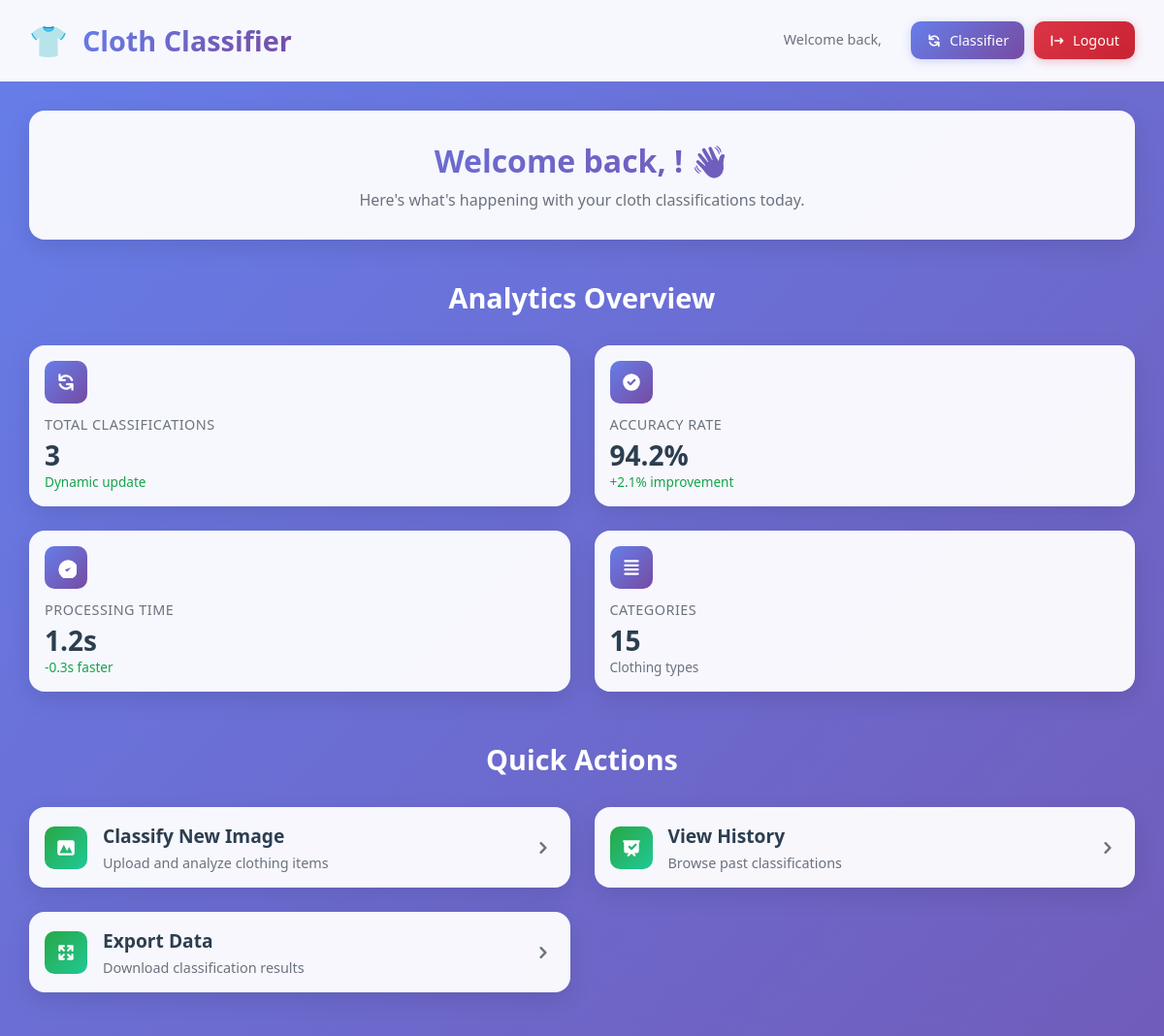
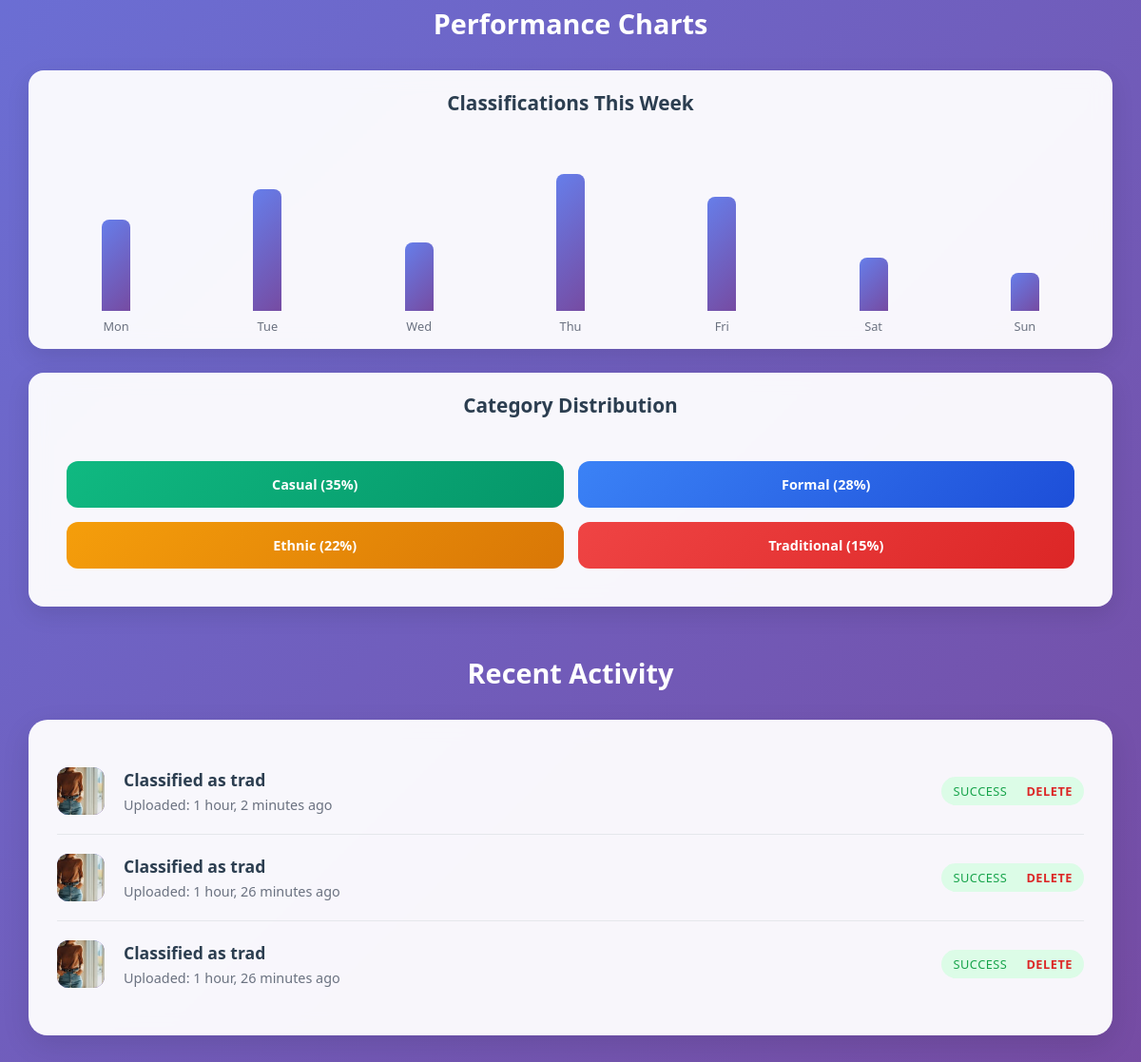
/dashboard/, run on the app's committed database (2 pictures, top to bottom).
### main/models.py (models this page shows, shortened)
class OutfitPrediction(models.Model):
    image = models.ImageField(upload_to="outfits/")
    predicted_class = models.CharField(max_length=100)
    created_at = models.DateTimeField(auto_now_add=True)

### main/views.py (the view)
# urls.py: path("dashboard/", dashboard, name="dashboard"),
def dashboard(request):
    items = OutfitPrediction.objects.order_by("-created_at")
    return render(request, "dashboard.html", {"items": items})

### main/templates/dashboard.html (shortened to what this page needs)
<!DOCTYPE html>
<html lang="en">
<head>
    {% load static %}
    <link rel="stylesheet" href="{% static 'css/style.css' %}">
    <link rel="stylesheet" href="{% static 'css/dashboard.css' %}">
</head>
<body>
    <div class="dashboard-container">
        <header class="dashboard-header">
            <div class="header-content">
                <a href="{% url 'home' %}" class="logo-section" style="text-decoration: none;">
                    <span class="logo-icon">👕</span>
                    <h1>Cloth Classifier</h1>
                </a>
                <div class="user-section">
                    <div class="user-info">
                        <span class="user-greeting">Welcome back,</span>
                    </div>
                    <div class="user-actions">
                        <a href="{% url 'index' %}" class="action-btn">
                            Classifier
                        </a>
                        <a href="{% url 'logout' %}" class="action-btn logout-btn">
                            <svg class="btn-icon" fill="currentColor" viewBox="0 0 20 20">
                                <path fill-rule="evenodd" d="M3 3a1 1 0 00-1 1v12a1 1 0 102 0V4a1 1 0 00-1-1zm10.293 9.293a1 1 0 001.414 1.414l3-3a1 1 0 000-1.414l-3-3a1 1 0 10-1.414 1.414L14.586 9H7a1 1 0 100 2h7.586l-1.293 1.293z" clip-rule="evenodd"></path>
                            </svg>
                            Logout
                        </a>
                    </div>
                </div>
            </div>
        </header>
        <main class="dashboard-main">
            <section class="welcome-section">
                <div class="welcome-content">
                    <h2 class="welcome-title">Welcome back, {{ user.username|title }}! 👋</h2>
                    <p class="welcome-subtitle">Here's what's happening with your cloth classifications today.</p>
                </div>
            </section>
            <section class="stats-section">
                <h2 class="section-title">Analytics Overview</h2>
                <div class="stats-grid">
                    <div class="stat-card">
                        <div class="stat-icon">
                        </div>
                        <div class="stat-content">
                            <h3 class="stat-title">Total Classifications</h3>
                            <p class="stat-value">{{ items|length }}</p>
                            <p class="stat-change positive">Dynamic update</p>
                        </div>
                    </div>
                    <div class="stat-card">
                        <div class="stat-icon">
                            <svg fill="currentColor" viewBox="0 0 20 20">
                                <path fill-rule="evenodd" d="M10 18a8 8 0 100-16 8 8 0 000 16zm3.707-9.293a1 1 0 00-1.414-1.414L9 10.586 7.707 9.293a1 1 0 00-1.414 1.414l2 2a1 1 0 001.414 0l4-4z" clip-rule="evenodd"></path>
                            </svg>
                        </div>
                        <div class="stat-content">
                            <h3 class="stat-title">Accuracy Rate</h3>
                            <p class="stat-value">94.2%</p>
                            <p class="stat-change positive">+2.1% improvement</p>
                        </div>
                    </div>
                    <div class="stat-card">
                        <div class="stat-icon">
                            <svg fill="currentColor" viewBox="0 0 20 20">
                                <path d="M9 12l2 2 4-4m6 2a9 9 0 11-18 0 9 9 0 0118 0z"></path>
                            </svg>
                        </div>
                        <div class="stat-content">
                            <h3 class="stat-title">Processing Time</h3>
                            <p class="stat-value">1.2s</p>
                            <p class="stat-change positive">-0.3s faster</p>
                        </div>
                    </div>
                    <div class="stat-card">
                        <div class="stat-icon">
                            <svg fill="currentColor" viewBox="0 0 20 20">
                                <path fill-rule="evenodd" d="M3 4a1 1 0 011-1h12a1 1 0 110 2H4a1 1 0 01-1-1zm0 4a1 1 0 011-1h12a1 1 0 110 2H4a1 1 0 01-1-1zm0 4a1 1 0 011-1h12a1 1 0 110 2H4a1 1 0 01-1-1zm0 4a1 1 0 011-1h12a1 1 0 110 2H4a1 1 0 01-1-1z" clip-rule="evenodd"></path>
                            </svg>
                        </div>
                        <div class="stat-content">
                            <h3 class="stat-title">Categories</h3>
                            <p class="stat-value">15</p>
                            <p class="stat-change neutral">Clothing types</p>
                        </div>
                    </div>
                </div>
            </section>
            <section class="actions-section">
                <h2 class="section-title">Quick Actions</h2>
                <div class="actions-grid">
                    <a href="{% url 'index' %}" class="action-card">
                        <div class="action-icon">
                            <svg fill="currentColor" viewBox="0 0 20 20">
                                <path fill-rule="evenodd" d="M4 3a2 2 0 00-2 2v10a2 2 0 002 2h12a2 2 0 002-2V5a2 2 0 00-2-2H4zm12 12H4l4-8 3 6 2-4 3 6z" clip-rule="evenodd"></path>
                            </svg>
                        </div>
                        <div class="action-content">
                            <h3>Classify New Image</h3>
                            <p>Upload and analyze clothing items</p>
                        </div>
                        <div class="action-arrow">
                            <svg fill="currentColor" viewBox="0 0 20 20">
                                <path fill-rule="evenodd" d="M7.293 14.707a1 1 0 010-1.414L10.586 10 7.293 6.707a1 1 0 011.414-1.414l4 4a1 1 0 010 1.414l-4 4a1 1 0 01-1.414 0z" clip-rule="evenodd"></path>
                            </svg>
                        </div>
                    </a>
                    <div class="action-card">
                        <div class="action-icon">
                        </div>
                        <div class="action-content">
                            <h3>View History</h3>
                            <p>Browse past classifications</p>
                        </div>
                        <div class="action-arrow">
                            <svg fill="currentColor" viewBox="0 0 20 20">
                                <path fill-rule="evenodd" d="M7.293 14.707a1 1 0 010-1.414L10.586 10 7.293 6.707a1 1 0 011.414-1.414l4 4a1 1 0 010 1.414l-4 4a1 1 0 01-1.414 0z" clip-rule="evenodd"></path>
                            </svg>
                        </div>
                    </div>
                    <div class="action-card">
                        <div class="action-icon">
                        </div>
                        <div class="action-content">
                            <h3>Export Data</h3>
                            <p>Download classification results</p>
                        </div>
                        <div class="action-arrow">
                            <svg fill="currentColor" viewBox="0 0 20 20">
                                <path fill-rule="evenodd" d="M7.293 14.707a1 1 0 010-1.414L10.586 10 7.293 6.707a1 1 0 011.414-1.414l4 4a1 1 0 010 1.414l-4 4a1 1 0 01-1.414 0z" clip-rule="evenodd"></path>
                            </svg>
                        </div>
                    </div>
                </div>
            </section>
            <section class="charts-section">
                <h2 class="section-title">Performance Charts</h2>
                <div class="charts-grid">
                    <div class="chart-card">
                        <h3 class="chart-title">Classifications This Week</h3>
                        <div class="chart-placeholder">
                            <div class="chart-bars">
                                <div class="bar" style="height: 60%;" data-day="Mon" data-value="45"></div>
                                <div class="bar" style="height: 80%;" data-day="Tue" data-value="62"></div>
                                <div class="bar" style="height: 45%;" data-day="Wed" data-value="38"></div>
                                <div class="bar" style="height: 90%;" data-day="Thu" data-value="71"></div>
                                <div class="bar" style="height: 75%;" data-day="Fri" data-value="58"></div>
                                <div class="bar" style="height: 35%;" data-day="Sat" data-value="28"></div>
                                <div class="bar" style="height: 25%;" data-day="Sun" data-value="19"></div>
                            </div>
                        </div>
                    </div>
                    <div class="chart-card">
                        <h3 class="chart-title">Category Distribution</h3>
                        <div class="pie-chart">
                            <div class="pie-segment casual" data-percentage="35%">Casual (35%)</div>
                            <div class="pie-segment formal" data-percentage="28%">Formal (28%)</div>
                            <div class="pie-segment ethnic" data-percentage="22%">Ethnic (22%)</div>
                            <div class="pie-segment traditional" data-percentage="15%">Traditional (15%)</div>
                        </div>
                    </div>
                </div>
            </section>
            <section class="activity-section">
                <h2 class="section-title">Recent Activity</h2>
                <div class="activity-list">
                    {% for item in items|slice:":5" %}
                    <div class="activity-item">
                        <div class="activity-icon" style="overflow: hidden; padding: 0;">
                            {% if item.image %}
                                <img src="{{ item.image.url }}" alt="{{ item.predicted_class }}" style="width: 100%; height: 100%; object-fit: cover;">
                            {% endif %}
                        </div>
                        <div class="activity-content">
                            <h4>Classified as {{ item.predicted_class }}</h4>
                            <p>Uploaded: {{ item.created_at|timesince }} ago</p>
                        </div>
                        <div class="activity-status success" style="display: flex; align-items: center; gap: 8px;">
                            <span>Success</span>
                            <a href="{% url 'delete_outfit' item.pk %}" style="color: #dc2626; text-decoration: none; font-weight: bold; margin-left: 12px;">Delete</a>
                        </div>
                    </div>
                    {% empty %}
                    <div class="activity-item">
                        <div class="activity-content">
                            <p>No recent classifications found. Upload some clothes in the classifier to see them here!</p>
                        </div>
                    </div>
                    {% endfor %}
                </div>
            </section>
        </main>
    </div>
</body>
</html>

### static/css/style.css (style rules this page uses)
* { margin: 0; padding: 0; box-sizing: border-box; }
body { font-family: 'Segoe UI', Tahoma, Geneva, Verdana, sans-serif; background: linear-gradient(135deg, #667eea 0%, #764ba2 100%); min-height: 100vh; display: flex; align-items: center; justify-content: center; padding: 12px; }
h1 { color: #2c3e50; font-size: 1.75rem; margin-bottom: 8px; font-weight: 700; background: linear-gradient(135deg, #667eea, #764ba2); -webkit-background-clip: text; -webkit-text-fill-color: transparent; background-clip: text; }

### data on the page
OutfitPrediction: image (picture), predicted_class "trad", created_at "1 hour, 2 minutes"
OutfitPrediction: image (picture), predicted_class "trad", created_at "1 hour, 26 minutes"
OutfitPrediction: image (picture), predicted_class "trad", created_at "1 hour, 26 minutes"

### other printed values
{{ items|length }} "3"
